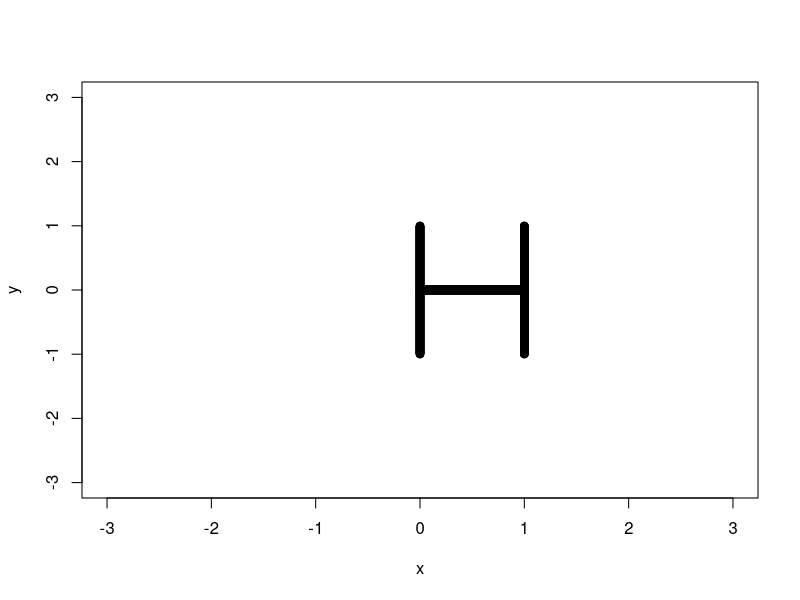
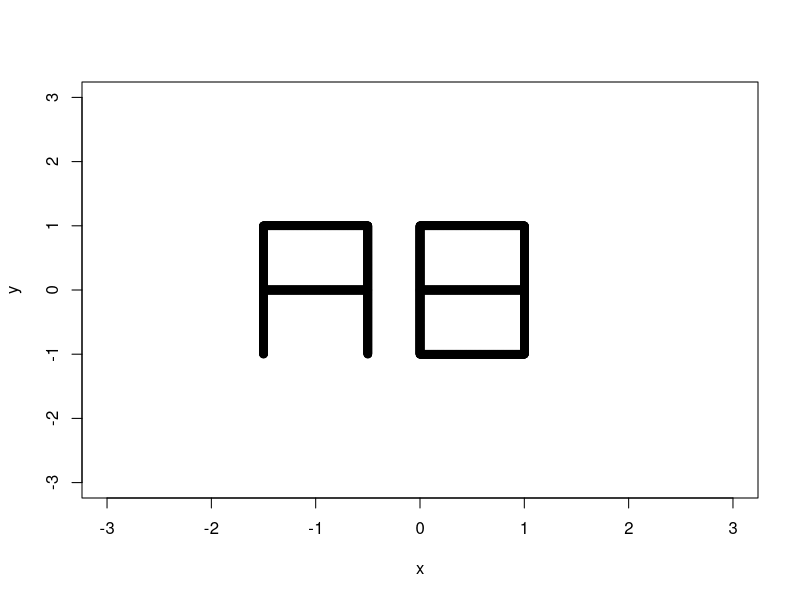
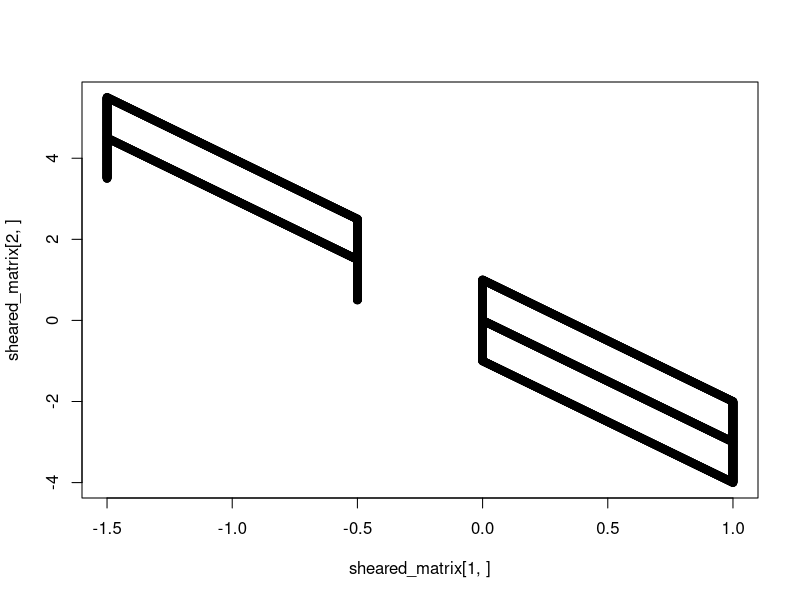
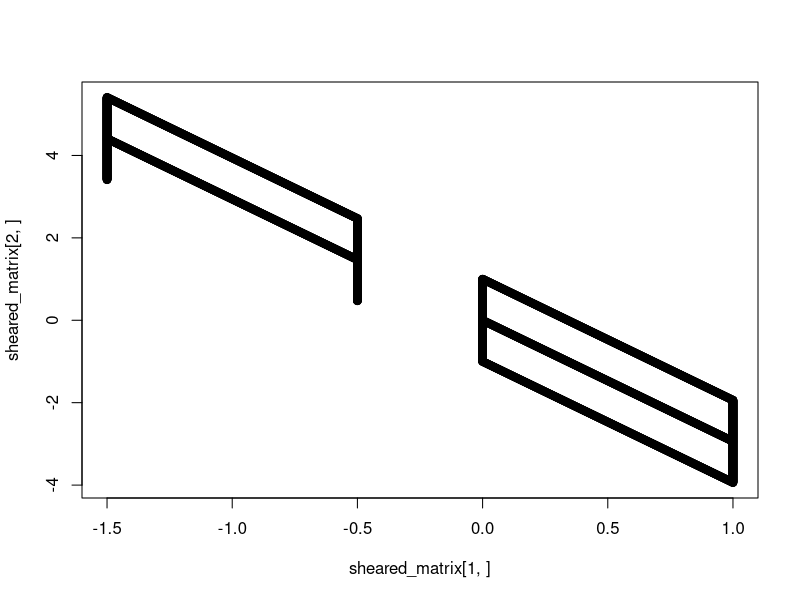
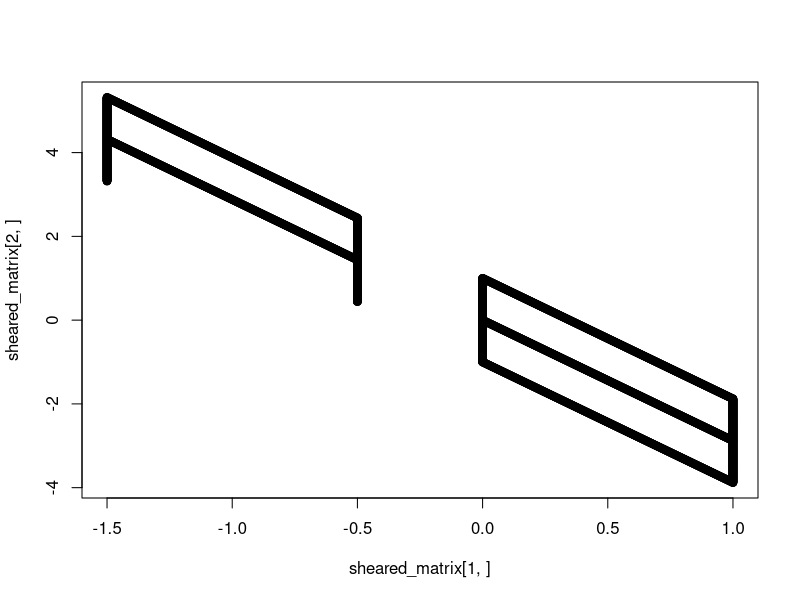
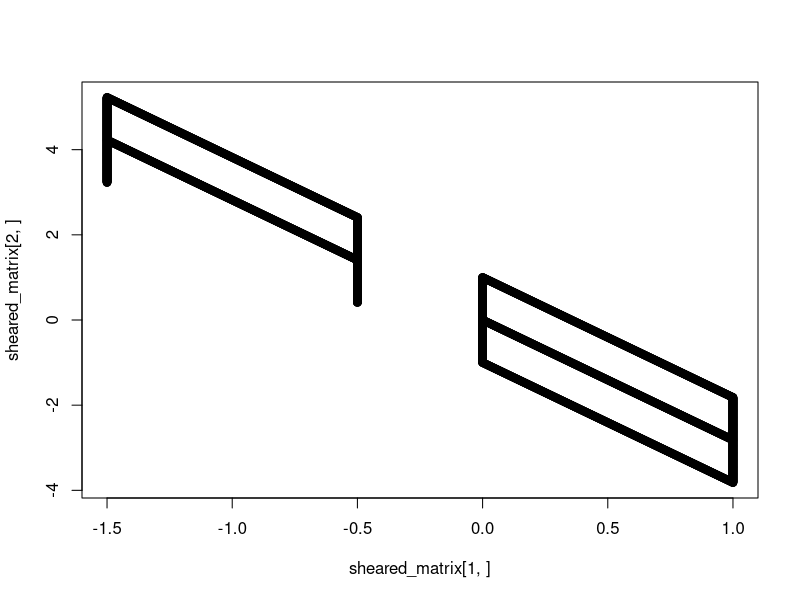
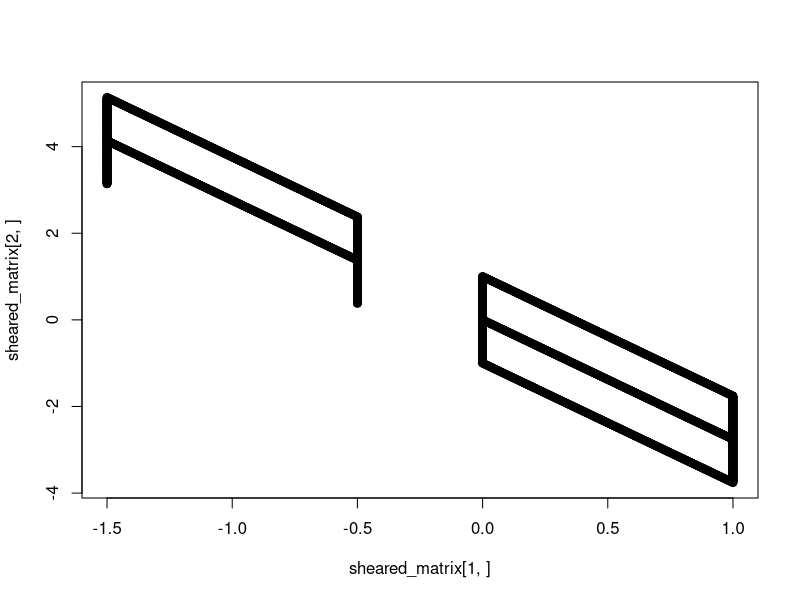
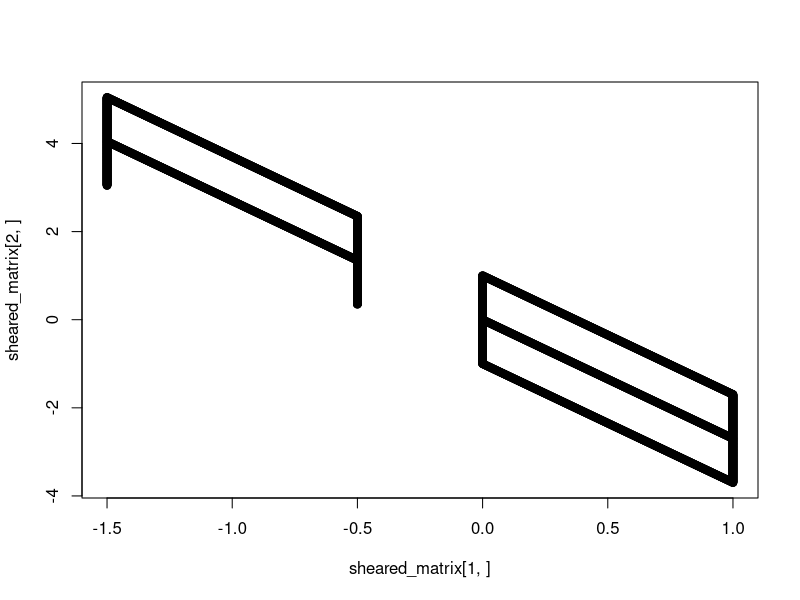

R code for these plots, in order: (Note: a time limit stopped this script after it produced the figures.)
## ---- chunk 1
knitr::opts_chunk$set(echo = TRUE)
## ---- chunk 2
x=c(rep(0,500),seq(0,1,length.out=1000), rep(1,500))
y=c(seq(-1,1,length.out=500),rep(0,1000), seq(-1,1,length.out=500))
z=rbind(x,y)
plot(y~x, xlim=c(-3,3), ylim=c(-3,3))
## ---- chunk 3
# Each rep in x needs to have a corresponding seq in y (and vice versa)
x=c(# B lines
    rep(0,500),
    seq(0,1,length.out=500),
    rep(1,500),
    seq(0,1,length.out=500),
    seq(0,1,length.out=500),
    
    
    # A lines
    seq(-1.5, -0.5, length.out = 500),
    rep(-1.5, 500),
    rep(-0.5, 500),
    seq(-1.5, -0.5, length.out = 500)
    
    )
y=c(# B lines
    seq(-1,1,length.out=500),
    rep(0,500),
    seq(-1,1,length.out=500),
    rep(1,500),
    rep(-1,500),
    
    
    # A lines
    rep(0,500),
    seq(-1,1, length.out = 500),
    seq(-1,1, length.out = 500),
    rep(1, 500)
    
    
    )
z=rbind(x,y)
plot(y~x, xlim=c(-3,3), ylim=c(-3,3))

## ---- chunk 4
matrix <- diag(2)

matrix
## ---- chunk 5
# Create plotting window. XQuartz needs to be installed locally for this to work
x11()

# Plotting y-shear in loop
for (i in seq(-3,3, length.out=100)){
  # Update the identity matrix to have the shear coefficient in the off-diagonal position
  # For shear in the y-plane, this comes under the diagonal (row 2 col 1)
  matrix[2,1] = i
  # Apply matrix multiplication to z vector and plot results
  sheared_matrix <- apply(z, 2, function(x) matrix %*% x)
  plot(sheared_matrix[2,] ~ sheared_matrix[1,])
}
## ---- chunk 6
x11()

matrix <- diag(2)
# Plotting x-shear in loop
# Only thing that differs is indices when adjusting shear matrix
for (i in seq(-3,3, length.out=100)){
  # Update the identity matrix to have the shear coefficient in the off-diagonal position
  # For shear in the y-plane, this comes under the diagonal (row 2 col 1)
  matrix[1,2] = i
  
  # Apply matrix multiplication to entire z vector and plot results
  sheared_matrix <- apply(z, 2, function(x) matrix %*% x)
  plot(sheared_matrix[2,] ~ sheared_matrix[1,])
}
## ---- chunk 7
x11()
identity_matrix <- diag(2)

for (i in seq(0, 3, length.out=100)){
  # Scaling up our transformation matrix
  scale_matrix <- identity_matrix * i
  
  # Multiplying letter vectors by scale matrix
  scaled_vector <- apply(z, 2, function(x) scale_matrix %*% x)
  plot(scaled_vector[2,] ~ scaled_vector[1,], xlim=c(-3,3), ylim = c(-3,3))
}
## ---- chunk 8
x11()
for (theta in seq(0, 3, length.out=100)){
  # Creating rotation matrix with parameterized angle theta
  rotation_matrix <-  matrix(c(cos(theta), -sin(theta),
                               sin(theta), cos(theta)), nrow = 2, ncol = 2)
  
  # Multiplying letter vectors by rotation matrix and plotting
  rotated_vector <- apply(z, 2, function(x) rotation_matrix %*% x)
  plot(rotated_vector[2,] ~ rotated_vector[1,], xlim=c(-3,3), ylim = c(-3,3))
}
## ---- chunk 9
x11()
projection_matrix <- diag(2)
for (i in seq(3, 0, length.out=100)){
  # Updating 
  projection_matrix[2,2] = i
  
  # Multiplying letter vectors by projection matrix and plotting
  projection <- apply(z, 2, function(x) projection_matrix %*% x)
  plot(projection[2,] ~ projection[1,], xlim=c(-3,3), ylim = c(-3,3))
}
